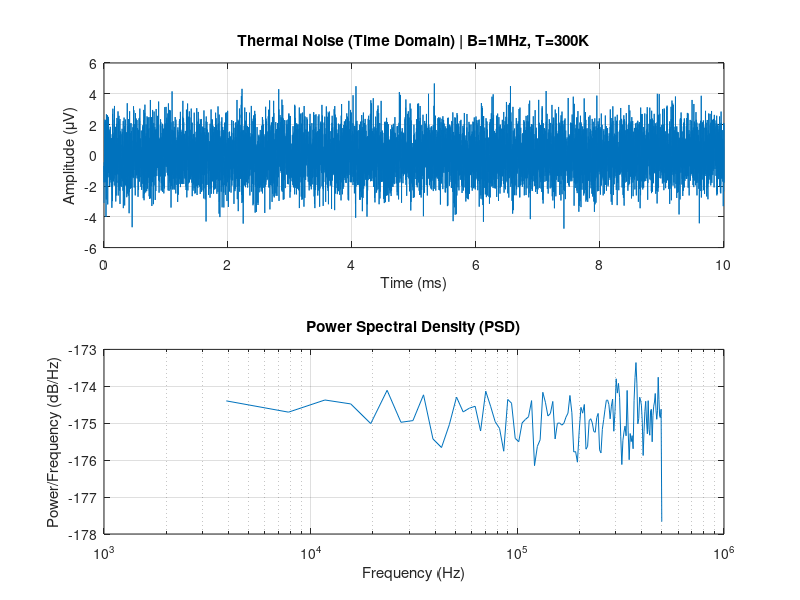

Reproduce this figure in MATLAB.
%% Thermal Noise Simulation and Analysis
clear; clc; close all;

% 1. Define Parameters
B = 1e6;            % Bandwidth (1 MHz)
R = 100;            % Resistance (100 Ohms)
T = 300;            % Temperature (300 Kelvin)
k = 1.38e-23;       % Boltzmann Constant
n_samples = 10000;  % Number of samples

% 2. Thermal Noise Generation (Time Domain)
% V_rms = sqrt(4 * k * T * R * B)
time = 0 : 1/B : (n_samples-1) / B;
thermal_noise = sqrt(4 * k * T * R * B) * randn(1, n_samples);

% 3. Visualization: Time Domain
figure('Name', 'Thermal Noise Analysis');
subplot(2,1,1);
plot(time*1e3, thermal_noise * 1e6); % Plot in ms and microVolts
title(['Thermal Noise (Time Domain) | B=', num2str(B/1e6), 'MHz, T=', num2str(T), 'K']);
xlabel('Time (ms)');
ylabel('Amplitude (\muV)');
grid on;

% 4. Power Spectral Density (PSD) Analysis
% Using pwelch to estimate the power distribution
[psd, freq] = pwelch(thermal_noise, [], [], [], B);

subplot(2,1,2);
semilogx(freq, 10*log10(psd));
title('Power Spectral Density (PSD)');
xlabel('Frequency (Hz)');
ylabel('Power/Frequency (dB/Hz)');
grid on;